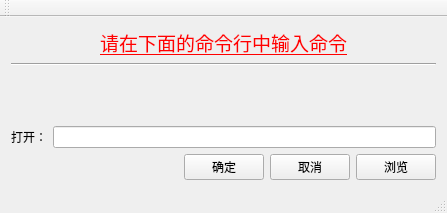
<?xml version="1.0" encoding="UTF-8"?>
<ui version="4.0">
 <class>MainWindow</class>
 <widget class="QMainWindow" name="MainWindow">
  <property name="geometry">
   <rect>
    <x>0</x>
    <y>0</y>
    <width>447</width>
    <height>213</height>
   </rect>
  </property>
  <property name="windowTitle">
   <string>MainWindow</string>
  </property>
  <widget class="QWidget" name="centralWidget">
   <layout class="QVBoxLayout" name="verticalLayout_2">
    <item>
     <layout class="QVBoxLayout" name="verticalLayout">
      <item>
       <widget class="QLabel" name="label">
        <property name="text">
         <string>&lt;html&gt;&lt;head/&gt;&lt;body&gt;&lt;p align=&quot;center&quot;&gt;&lt;span style=&quot; font-size:14pt; text-decoration: underline; color:#ff0000;&quot;&gt;请在下面的命令行中输入命令&lt;/span&gt;&lt;/p&gt;&lt;/body&gt;&lt;/html&gt;</string>
        </property>
       </widget>
      </item>
      <item>
       <widget class="Line" name="line">
        <property name="orientation">
         <enum>Qt::Horizontal</enum>
        </property>
       </widget>
      </item>
      <item>
       <spacer name="verticalSpacer">
        <property name="orientation">
         <enum>Qt::Vertical</enum>
        </property>
        <property name="sizeHint" stdset="0">
         <size>
          <width>20</width>
          <height>40</height>
         </size>
        </property>
       </spacer>
      </item>
      <item>
       <layout class="QHBoxLayout" name="horizontalLayout">
        <item>
         <widget class="QLabel" name="infolabel">
          <property name="text">
           <string>打开：</string>
          </property>
         </widget>
        </item>
        <item>
         <widget class="QLineEdit" name="cmdLineEdit"/>
        </item>
       </layout>
      </item>
      <item>
       <layout class="QHBoxLayout" name="horizontalLayout_2">
        <item>
         <spacer name="horizontalSpacer_2">
          <property name="orientation">
           <enum>Qt::Horizontal</enum>
          </property>
          <property name="sizeHint" stdset="0">
           <size>
            <width>40</width>
            <height>20</height>
           </size>
          </property>
         </spacer>
        </item>
        <item>
         <widget class="QPushButton" name="submitButton">
          <property name="text">
           <string>确定</string>
          </property>
         </widget>
        </item>
        <item>
         <widget class="QPushButton" name="cancelButton">
          <property name="text">
           <string>取消</string>
          </property>
         </widget>
        </item>
        <item>
         <widget class="QPushButton" name="browserButton">
          <property name="text">
           <string>浏览</string>
          </property>
         </widget>
        </item>
       </layout>
      </item>
     </layout>
    </item>
   </layout>
  </widget>
  <widget class="QMenuBar" name="menuBar">
   <property name="geometry">
    <rect>
     <x>0</x>
     <y>0</y>
     <width>447</width>
     <height>26</height>
    </rect>
   </property>
  </widget>
  <widget class="QToolBar" name="mainToolBar">
   <attribute name="toolBarArea">
    <enum>TopToolBarArea</enum>
   </attribute>
   <attribute name="toolBarBreak">
    <bool>false</bool>
   </attribute>
  </widget>
  <widget class="QStatusBar" name="statusBar"/>
 </widget>
 <layoutdefault spacing="6" margin="11"/>
 <resources/>
 <connections/>
</ui>
